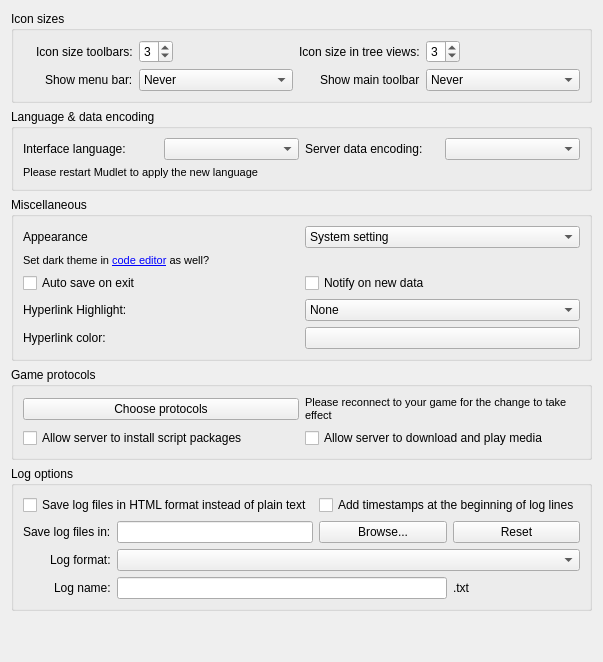
     <widget class="QWidget" name="tab_general">
      <property name="sizePolicy">
       <sizepolicy hsizetype="Expanding" vsizetype="Expanding">
        <horstretch>0</horstretch>
        <verstretch>0</verstretch>
       </sizepolicy>
      </property>
      <attribute name="title">
       <string>General</string>
      </attribute>
      <layout class="QVBoxLayout" name="vBoxLayout_tab_general">
       <item>
        <widget class="QGroupBox" name="groupBox_iconsAndToolbars">
         <property name="title">
          <string>Icon sizes</string>
         </property>
         <layout class="QGridLayout" name="gridLayout_groupBox_iconsAndToolbars">
          <item row="0" column="0" alignment="Qt::AlignRight">
           <widget class="QLabel" name="label_mainIconSize">
            <property name="text">
             <string>Icon size toolbars:</string>
            </property>
            <property name="buddy">
             <cstring>MainIconSize</cstring>
            </property>
           </widget>
          </item>
          <item row="0" column="1" alignment="Qt::AlignLeft">
           <widget class="QSpinBox" name="MainIconSize">
            <property name="specialValueText">
             <string/>
            </property>
            <property name="minimum">
             <number>1</number>
            </property>
            <property name="maximum">
             <number>4</number>
            </property>
            <property name="value">
             <number>3</number>
            </property>
           </widget>
          </item>
          <item row="0" column="2" alignment="Qt::AlignRight">
           <widget class="QLabel" name="label_33">
            <property name="text">
             <string>Icon size in tree views:</string>
            </property>
            <property name="buddy">
             <cstring>TEFolderIconSize</cstring>
            </property>
           </widget>
          </item>
          <item row="0" column="3" alignment="Qt::AlignLeft">
           <widget class="QSpinBox" name="TEFolderIconSize">
            <property name="minimum">
             <number>1</number>
            </property>
            <property name="maximum">
             <number>4</number>
            </property>
            <property name="value">
             <number>3</number>
            </property>
           </widget>
          </item>
          <item row="1" column="0" alignment="Qt::AlignRight">
           <widget class="QLabel" name="label_menuBarVisiblity">
            <property name="text">
             <string>Show menu bar:</string>
            </property>
            <property name="buddy">
             <cstring>comboBox_menuBarVisibility</cstring>
            </property>
           </widget>
          </item>
          <item row="1" column="1" alignment="Qt::AlignLeft">
           <widget class="QComboBox" name="comboBox_menuBarVisibility">
            <property name="currentIndex">
             <number>0</number>
            </property>
            <item>
             <property name="text">
              <string>Never</string>
             </property>
            </item>
            <item>
             <property name="text">
              <string>Until a profile is loaded</string>
             </property>
            </item>
            <item>
             <property name="text">
              <string>Always</string>
             </property>
            </item>
           </widget>
          </item>
          <item row="1" column="2" alignment="Qt::AlignRight">
           <widget class="QLabel" name="label_toolBarVisibility">
            <property name="text">
             <string>Show main toolbar</string>
            </property>
            <property name="buddy">
             <cstring>comboBox_toolBarVisibility</cstring>
            </property>
           </widget>
          </item>
          <item row="1" column="3" alignment="Qt::AlignLeft">
           <widget class="QComboBox" name="comboBox_toolBarVisibility">
            <property name="currentIndex">
             <number>0</number>
            </property>
            <item>
             <property name="text">
              <string>Never</string>
             </property>
            </item>
            <item>
             <property name="text">
              <string>Until a profile is loaded</string>
             </property>
            </item>
            <item>
             <property name="text">
              <string>Always</string>
             </property>
            </item>
           </widget>
          </item>
         </layout>
        </widget>
       </item>
       <item>
        <widget class="QGroupBox" name="groupBox_encoding">
         <property name="title">
          <string>Language &amp;&amp; data encoding</string>
         </property>
         <layout class="QGridLayout" name="gridLayout_groupBox_encoding">
          <item row="0" column="0">
           <widget class="QLabel" name="label_guiLanguage">
            <property name="text">
             <string>Interface language:</string>
            </property>
           </widget>
          </item>
          <item row="0" column="1">
           <widget class="QComboBox" name="comboBox_guiLanguage">
            <property name="toolTip">
             <string>&lt;p&gt;Can you help translate Mudlet?&lt;/p&gt;&lt;p&gt;If so, please visit: &lt;b&gt;https://www.mudlet.org/translate&lt;/b&gt;.&lt;/p&gt;</string>
            </property>
           </widget>
          </item>
          <item row="0" column="2">
           <widget class="QLabel" name="label_encoding">
            <property name="text">
             <string>Server data encoding:</string>
            </property>
           </widget>
          </item>
          <item row="0" column="3">
           <widget class="QComboBox" name="comboBox_encoding">
            <property name="enabled">
             <bool>true</bool>
            </property>
            <property name="toolTip">
             <string>&lt;p&gt;If you are playing a non-English game and seeing � instead of text, or special letters like &lt;span style=&quot; font-weight:600;&quot;&gt;ñ&lt;/span&gt; aren't showing right - try changing the encoding to UTF-8 or to one suggested by your game.&lt;/p&gt;&lt;p&gt;For some encodings on some Operating Systems Mudlet itself has to provide the codec needed; if that is the case for this Mudlet then there will be a &lt;tt&gt;m &lt;/tt&gt; prefixed applied to those encoding names (so if they have errors the blame can be applied correctly!)&lt;/p&gt;</string>
            </property>
           </widget>
          </item>
          <item row="1" column="0" colspan="2">
           <widget class="QLabel" name="label_languageChangeWarning">
            <property name="font">
             <font>
              <pointsize>8</pointsize>
             </font>
            </property>
            <property name="text">
             <string>Please restart Mudlet to apply the new language</string>
            </property>
           </widget>
          </item>
         </layout>
        </widget>
       </item>
       <item>
        <widget class="QGroupBox" name="groupBox_miscellaneous">
         <property name="title">
          <string>Miscellaneous</string>
         </property>
         <layout class="QGridLayout" name="gridLayout_groupBox_miscellaneous">
          <item row="0" column="0">
           <widget class="QLabel" name="label_appearance">
            <property name="text">
             <string>Appearance</string>
            </property>
            <property name="buddy">
             <cstring>comboBox_appearance</cstring>
            </property>
           </widget>
          </item>
          <item row="0" column="1">
           <widget class="QComboBox" name="comboBox_appearance">
            <item>
             <property name="text">
              <string>System setting</string>
             </property>
            </item>
            <item>
             <property name="text">
              <string>Light</string>
             </property>
            </item>
            <item>
             <property name="text">
              <string>Dark</string>
             </property>
            </item>
           </widget>
          </item>
          <item row="1" column="0" colspan="2">
           <widget class="QLabel" name="label_darkEditorPrompt">
            <property name="font">
             <font>
              <pointsize>8</pointsize>
             </font>
            </property>
            <property name="text">
             <string>Set dark theme in &lt;a href=&quot;dark-code-editor&quot;&gt;code editor&lt;/a&gt; as well?</string>
            </property>
            <property name="textFormat">
             <enum>Qt::RichText</enum>
            </property>
           </widget>
          </item>
          <item row="2" column="0">
           <widget class="QCheckBox" name="mFORCE_SAVE_ON_EXIT">
            <property name="text">
             <string>Auto save on exit</string>
            </property>
           </widget>
          </item>
          <item row="2" column="1">
           <widget class="QCheckBox" name="mAlertOnNewData">
            <property name="toolTip">
             <string>&lt;p&gt;Show a toolbar notification if Mudlet is minimized and new data arrives.&lt;/p&gt;</string>
            </property>
            <property name="text">
             <string>Notify on new data</string>
            </property>
           </widget>
          </item>
          <item row="3" column="0">
           <widget class="QLabel" name="label_hyperlinkHighlight">
            <property name="text">
             <string>Hyperlink Highlight:</string>
            </property>
            <property name="buddy">
             <cstring>comboBox_hyperlinkStyle</cstring>
            </property>
           </widget>
          </item>
          <item row="3" column="1">
           <widget class="QComboBox" name="comboBox_hyperlinkStyle">
            <item>
             <property name="text">
              <string>None</string>
             </property>
            </item>
            <item>
             <property name="text">
              <string>Underline</string>
             </property>
            </item>
            <item>
             <property name="text">
              <string>Bold</string>
             </property>
            </item>
            <item>
             <property name="text">
              <string>Italic</string>
             </property>
            </item>
           </widget>
          </item>
          <item row="4" column="0">
           <widget class="QLabel" name="label_hyperlinkColor">
            <property name="text">
             <string>Hyperlink color:</string>
            </property>
            <property name="buddy">
             <cstring>pushButton_hyperlinkFgColor</cstring>
            </property>
           </widget>
          </item>
          <item row="4" column="1">
           <widget class="QPushButton" name="pushButton_hyperlinkFgColor">
            <property name="autoFillBackground">
             <bool>true</bool>
            </property>
            <property name="text">
             <string/>
            </property>
           </widget>
          </item>
        </layout>
       </widget>
       </item>
       <item>
        <widget class="QGroupBox" name="groupBox_protocols">
         <property name="title">
          <string>Game protocols</string>
         </property>
         <layout class="QGridLayout" name="gridLayout_groupBox_protocols">
          <item row="0" column="0">
           <widget class="QPushButton" name="pushButton_chooseProtocols">
            <property name="text">
             <string>Choose protocols</string>
            </property>
           </widget>
          </item>
          <item row="0" column="1">
           <widget class="QLabel" name="need_reconnect_for_data_protocol">
            <property name="enabled">
             <bool>true</bool>
            </property>
            <property name="font">
             <font>
              <pointsize>8</pointsize>
             </font>
            </property>
            <property name="mouseTracking">
             <bool>false</bool>
            </property>
            <property name="text">
             <string>Please reconnect to your game for the change to take effect</string>
            </property>
            <property name="textFormat">
             <enum>Qt::AutoText</enum>
            </property>
            <property name="wordWrap">
             <bool>true</bool>
            </property>
           </widget>
          </item>
          <item row="1" column="0">
           <widget class="QCheckBox" name="acceptServerGUI">
            <property name="text">
             <string>Allow server to install script packages</string>
            </property>
           </widget>
          </item>
          <item row="1" column="1">
           <widget class="QCheckBox" name="acceptServerMedia">
            <property name="toolTip">
             <string>&lt;p&gt;This also needs GMCP to be enabled in the protocols.&lt;/p&gt;</string>
            </property>
            <property name="text">
             <string>Allow server to download and play media</string>
            </property>
           </widget>
          </item>
         </layout>
        </widget>
       </item>
       <item>
        <widget class="QGroupBox" name="groupBox_logOptions">
         <property name="title">
          <string>Log options</string>
         </property>
         <layout class="QGridLayout" name="gridLayout_groupBox_logOptions" columnstretch="1,3,2,2">
          <item row="0" column="0" colspan="2">
           <widget class="QCheckBox" name="mIsToLogInHtml">
            <property name="toolTip">
             <string>&lt;p&gt;When checked will cause the date-stamp named log file to be HTML (file extension '.html') which can convey color, font and other formatting information rather than a plain text (file extension '.txt') format.  If changed while logging is already in progress it is necessary to stop and restart logging for this setting to take effect in a new log file.&lt;/p&gt;</string>
            </property>
            <property name="text">
             <string>Save log files in HTML format instead of plain text</string>
            </property>
           </widget>
          </item>
          <item row="0" column="2" colspan="2">
           <widget class="QCheckBox" name="mIsLoggingTimestamps">
            <property name="text">
             <string>Add timestamps at the beginning of log lines</string>
            </property>
           </widget>
          </item>
          <item row="1" column="0" alignment="Qt::AlignRight">
           <widget class="QLabel" name="label_whereToLog">
            <property name="text">
             <string>Save log files in:</string>
            </property>
            <property name="buddy">
             <cstring>pushButton_whereToLog</cstring>
            </property>
           </widget>
          </item>
          <item row="1" column="1">
           <widget class="QLineEdit" name="lineEdit_logFileFolder">
            <property name="readOnly">
             <bool>true</bool>
            </property>
           </widget>
          </item>
          <item row="1" column="2">
           <widget class="QPushButton" name="pushButton_whereToLog">
            <property name="text">
             <string>Browse...</string>
            </property>
           </widget>
          </item>
          <item row="1" column="3">
           <widget class="QPushButton" name="pushButton_resetLogDir">
            <property name="text">
             <string>Reset</string>
            </property>
           </widget>
          </item>
          <item row="2" column="0" alignment="Qt::AlignRight">
           <widget class="QLabel" name="label_logFileNameFormat">
            <property name="text">
             <string>Log format:</string>
            </property>
            <property name="buddy">
             <cstring>comboBox_logFileNameFormat</cstring>
            </property>
           </widget>
          </item>
          <item row="2" column="1" colspan="3">
           <widget class="QComboBox" name="comboBox_logFileNameFormat"/>
          </item>
          <item row="3" column="0" alignment="Qt::AlignRight">
           <widget class="QLabel" name="label_logFileName">
            <property name="text">
             <string>Log name:</string>
            </property>
            <property name="buddy">
             <cstring>lineEdit_logFileName</cstring>
            </property>
           </widget>
          </item>
          <item row="3" column="1" colspan="2">
           <widget class="QLineEdit" name="lineEdit_logFileName">
            <property name="alignment">
             <set>Qt::AlignRight|Qt::AlignTrailing|Qt::AlignVCenter</set>
            </property>
           </widget>
          </item>
          <item row="3" column="3">
           <widget class="QLabel" name="label_logFileNameExtension">
            <property name="enabled">
             <bool>true</bool>
            </property>
            <property name="text">
             <string>.txt</string>
            </property>
            <property name="buddy">
             <cstring>lineEdit_logFileName</cstring>
            </property>
           </widget>
          </item>
         </layout>
        </widget>
       </item>
       <item>
        <spacer name="verticalSpacer_general">
         <property name="orientation">
          <enum>Qt::Vertical</enum>
         </property>
         <property name="sizeHint" stdset="0">
          <size>
           <width>20</width>
           <height>40</height>
          </size>
         </property>
        </spacer>
       </item>
      </layout>
     </widget>
